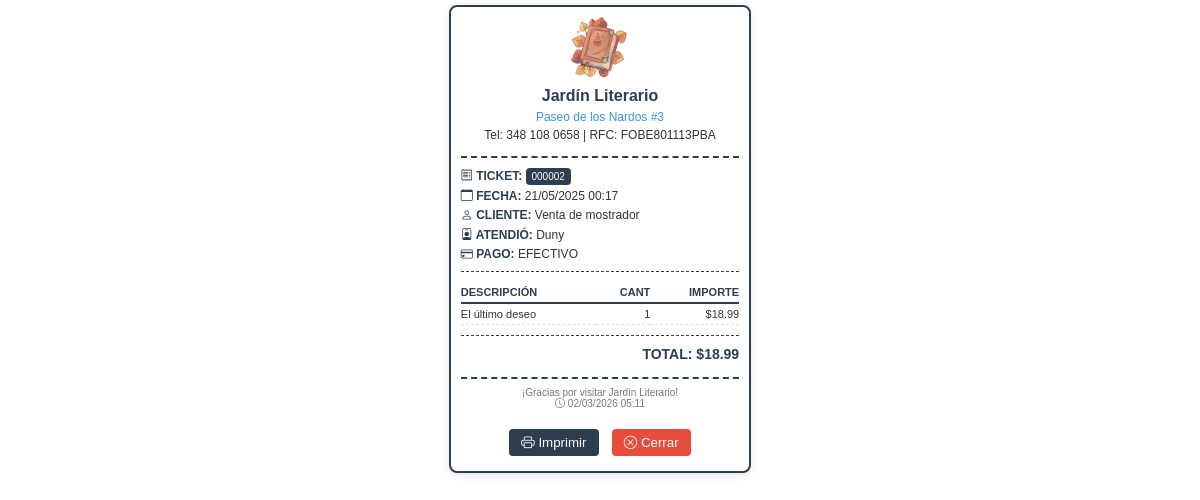
Page /TicketI.php?venta=2 (signed in) on the committed database.
### tables this page shows
CREATE TABLE `tventa` (
  `id_Venta` int(11) NOT NULL,
  `Folio` varchar(10) NOT NULL,
  `idCliente` int(11) DEFAULT NULL,
  `idUsuario` int(11) DEFAULT NULL,
  `Fecha` datetime DEFAULT NULL,
  `Total` decimal(10,2) DEFAULT NULL,
  `FormaPago` varchar(255) DEFAULT NULL
);

CREATE TABLE `tcliente` (
  `id_Cliente` int(11) NOT NULL,
  `Nombre` varchar(255) DEFAULT NULL,
  `eliminado` tinyint(1) DEFAULT '0'
);

CREATE TABLE `tusuario` (
  `id_Usuario` int(11) NOT NULL,
  `Nombre` varchar(50) DEFAULT NULL,
  `Contra` varchar(255) DEFAULT NULL,
  `idPersona` int(11) DEFAULT NULL,
  `idRol` int(11) DEFAULT NULL,
  `eliminado` tinyint(1) DEFAULT '0'
);

CREATE TABLE `tventadet` (
  `id_VentaDet` int(11) NOT NULL,
  `idVenta` int(11) DEFAULT NULL,
  `idLibro` int(11) DEFAULT NULL,
  `Cantidad` int(11) DEFAULT NULL,
  `PrecioUnitario` decimal(10,2) DEFAULT NULL,
  `Subtotal` decimal(10,2) DEFAULT NULL
);

CREATE TABLE `tlibro` (
  `id_Libro` int(11) NOT NULL,
  `Codigo` varchar(50) DEFAULT NULL,
  `Titulo` varchar(255) DEFAULT NULL,
  `idAutor` int(11) DEFAULT NULL,
  `idEditorial` int(11) DEFAULT NULL,
  `idGenero` int(11) DEFAULT NULL,
  `Precio` decimal(10,2) DEFAULT NULL,
  `Stock` int(11) DEFAULT NULL,
  `idSaga` int(11) DEFAULT NULL,
  `NumeroTomo` int(11) DEFAULT NULL,
  `eliminado` tinyint(1) DEFAULT '0'
);

### PVentaF.php (called while the page is built, shortened)
<?php
require_once 'TicketF.php';
class PVentaF {
    private $db;
    public function __construct($conexion) {
        $this->db = $conexion;
    }
    public function obtenerDatosTicket($idVenta) {
        $stmt = $this->db->prepare("
            SELECT v.Folio, v.Fecha, v.Total, v.FormaPago,
                   c.Nombre AS Cliente,
                   u.Nombre AS Vendedor
            FROM tventa v
            JOIN tcliente c ON v.idCliente = c.id_Cliente
            JOIN tusuario u ON v.idUsuario = u.id_Usuario
            WHERE v.id_Venta = ?
        ");
        $stmt->execute([$idVenta]);
        $venta = $stmt->fetch(PDO::FETCH_ASSOC);
        $stmt = $this->db->prepare("
            SELECT d.idLibro, l.Titulo, d.Cantidad, d.PrecioUnitario, d.Subtotal
            FROM tventadet d
            JOIN tlibro l ON d.idLibro = l.id_Libro
            WHERE d.idVenta = ?
        ");
        $stmt->execute([$idVenta]);
        $detalles = $stmt->fetchAll(PDO::FETCH_ASSOC);
        return ['venta' => $venta, 'detalles' => $detalles];
    }
}
?>

### TicketF.php (the view, shortened to what this page needs)
<?php
class Ticket {
    private $venta;
    private $detalles;
    private $config;
    public function __construct($venta, $detalles, $config = []) {
        $this->venta = $venta;
        $this->detalles = $detalles;
        $this->config = array_merge([
            'empresa' => 'Jardín Literario',
            'direccion' => '----------',
            'telefono' => '----------',
            'rfc' => '----------',
            'mensaje_footer' => '¡Gracias por su compra!',
            'logo_url' => './Imagenes/Logo.png',
            'color_principal' => '#2c3e50',
            'color_secundario' => '#3498db',
            'logo_width' => '120px'
        ], $config);
    }
    public function generar() {
        $fecha = new DateTime($this->venta['Fecha']);
        ?>
        <!DOCTYPE html>
        <html>
        <head>
            <link href="https://cdn.jsdelivr.net/npm/bootstrap-icons@1.10.0/font/bootstrap-icons.css" rel="stylesheet">
        </head>
        <body>
            <div class="ticket-container">
                <div class="header">
                    <?php if(!empty($this->config['logo_url'])): ?>
                        <img src="<?= $this->config['logo_url'] ?>" class="logo" alt="Logo Jardín Literario">
                    <?php endif; ?>
                    <div class="title"><?= $this->config['empresa'] ?></div>
                    <div class="subtitle"><?= $this->config['direccion'] ?></div>
                    <div class="info">Tel: <?= $this->config['telefono'] ?> | RFC: <?= $this->config['rfc'] ?></div>
                </div>
                <div class="info"><strong><i class="bi bi-receipt"></i> TICKET:</strong> <span class="badge"><?= $this->venta['Folio'] ?></span></div>
                <div class="info"><strong><i class="bi bi-calendar"></i> FECHA:</strong> <?= $fecha->format('d/m/Y H:i') ?></div>
                <div class="info"><strong><i class="bi bi-person"></i> CLIENTE:</strong> <?= $this->venta['Cliente'] ?></div>
                <div class="info"><strong><i class="bi bi-person-badge"></i> ATENDIÓ:</strong> <?= $this->venta['Vendedor'] ?></div>
                <div class="info"><strong><i class="bi bi-credit-card"></i> PAGO:</strong> <?= $this->venta['FormaPago'] ?></div>
                <div class="divider"></div>
                <table>
                    <thead>
                        <tr>
                            <th>DESCRIPCIÓN</th>
                            <th class="text-right">CANT</th>
                            <th class="text-right">IMPORTE</th>
                        </tr>
                    </thead>
                    <tbody>
                        <?php foreach ($this->detalles as $item): ?>
                        <tr>
                            <td><?= $item['Titulo'] ?></td>
                            <td class="text-right"><?= $item['Cantidad'] ?></td>
                            <td class="text-right">$<?= number_format($item['Subtotal'], 2) ?></td>
                        </tr>
                        <?php endforeach; ?>
                    </tbody>
                </table>
                <div class="divider"></div>
                <div class="total">
                    TOTAL: $<?= number_format($this->venta['Total'], 2) ?>
                </div>
                <div class="footer">
                    <div><?= $this->config['mensaje_footer'] ?></div>
                    <div><i class="bi bi-clock"></i> <?= date('d/m/Y H:i') ?></div>
                </div>
                <div class="no-print text-center" style="margin-top: 15px;">
                    <button class="btn-print" onclick="window.print()">
                        <i class="bi bi-printer"></i> Imprimir
                    </button>
                    <button class="btn-close" onclick="window.close()">
                        <i class="bi bi-x-circle"></i> Cerrar
                    </button>
                </div>
            </div>
        </body>
        </html>
        <?php
        return ob_get_clean();
    }
}

### TicketI.php (shortened to what this page needs)
<?php
require_once 'Conexion.php';
require_once 'PVentaF.php';
require_once 'TicketF.php';
$idVenta = $_GET['venta'];
try {
    $ventaManager = new PVentaF($GLOBALS['conexion']);
    $datosTicket = $ventaManager->obtenerDatosTicket($idVenta);
    $ticket = new Ticket(
        $datosTicket['venta'],
        $datosTicket['detalles'],
        [
            'empresa' => 'Jardín Literario',
            'direccion' => 'Paseo de los Nardos #3',
            'telefono' => '348 108 0658',
            'rfc' => 'FOBE801113PBA',
            'logo_url' => './Imagenes/Logo.png',
            'logo_width' => '60px',
            'color_principal' => '#2c3e50',
            'color_secundario' => '#3498db',
            'mensaje_footer' => '¡Gracias por visitar Jardín Literario!'
        ]
    );
    echo $ticket->generar();
} catch (Exception $e) {
    die('Error al generar ticket: ' . $e->getMessage());
}
?>

### rows in the picture
tventa: Folio "000002", Fecha "21/05/2025 00:17", idCliente.Nombre "Venta de mostrador", idUsuario.Nombre "Duny", FormaPago "EFECTIVO", Total "18.99"
tventadet: idLibro.Titulo "El último deseo", Cantidad "1", Subtotal "18.99"

### other values in the picture
$this->config['empresa'] "Jardín Literario"
$this->config['direccion'] "Paseo de los Nardos #3"
$this->config['telefono'] "348 108 0658"
$this->config['rfc'] "FOBE801113PBA"
$this->config['mensaje_footer'] "¡Gracias por visitar Jardín Literario!"
